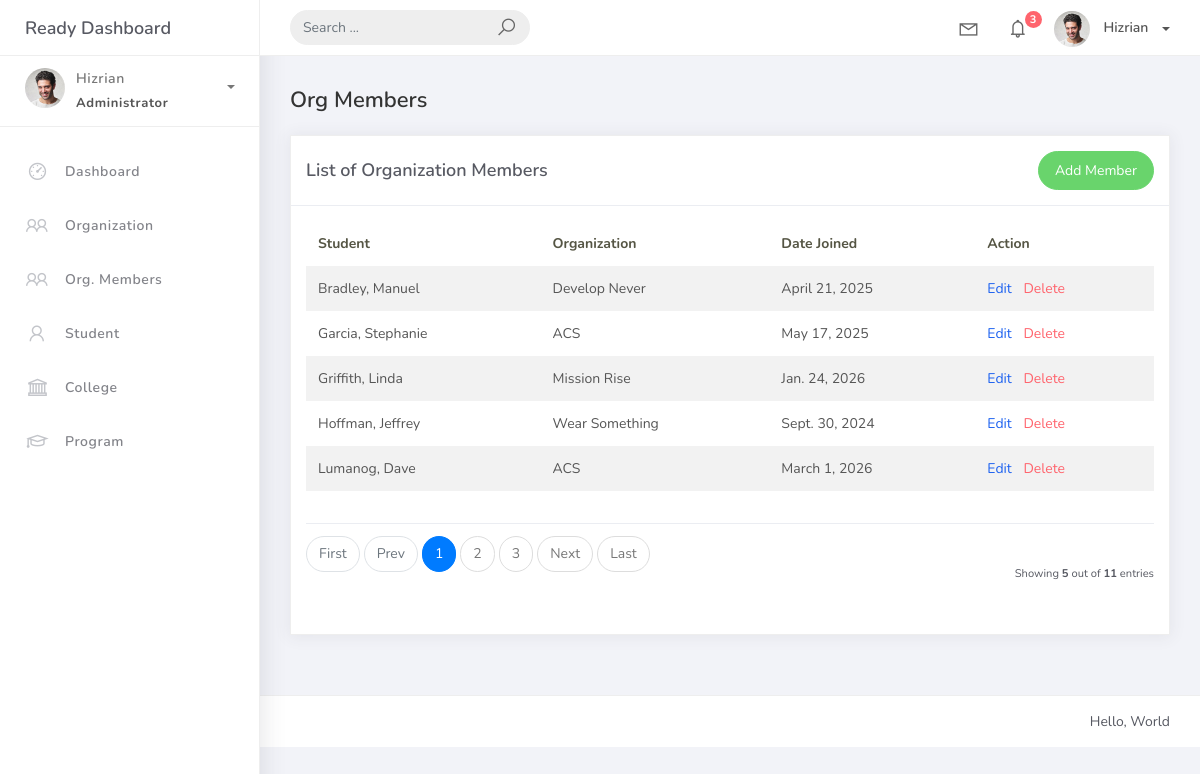
The app's page /orgmember_list, older data.
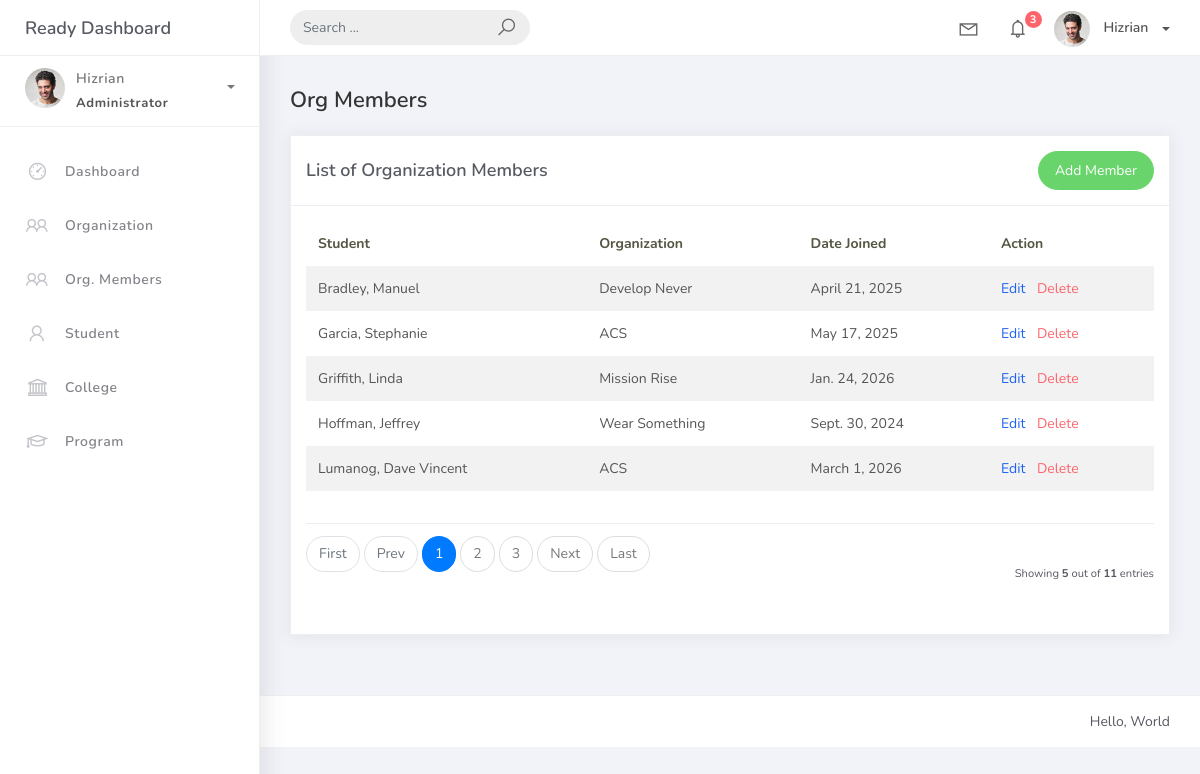
The same page, newer data.
### studentorg/models.py (models this page shows)
class BaseModel(models.Model):
    created_at = models.DateTimeField(auto_now_add=True, db_index=True)
    updated_at = models.DateTimeField(auto_now=True)
    class Meta:
        abstract = True

class OrgMember(BaseModel):
    student_ref = models.ForeignKey(Student, on_delete=models.CASCADE)
    organization_ref = models.ForeignKey(Organization, on_delete=models.CASCADE)
    date_joined = models.DateField()

class Student(BaseModel):
    student_id = models.CharField(max_length=15)
    lastname = models.CharField(max_length=25)
    firstname = models.CharField(max_length=25)
    middlename = models.CharField(max_length=25, blank=True, null=True)
    program_info = models.ForeignKey(Program, on_delete=models.CASCADE)
    def __str__(self):
        return f"{self.lastname}, {self.firstname}"

class Organization(BaseModel):
    name = models.CharField(max_length=250)
    college_info = models.ForeignKey(College, null=True, blank=True, on_delete=models.CASCADE)
    description = models.CharField(max_length=500)
    def __str__(self):
        return self.name

### studentorg/views.py (the view)
# urls.py: path('orgmember_list', views.OrgMemberList.as_view(), name='orgmember-list'),
class OrgMemberList(ListView):
    model = OrgMember
    context_object_name = 'object_list'
    template_name = 'orgmember_list.html'
    paginate_by = 5
    def get_ordering(self):
        allowed = ["student_ref__lastname", "date_joined"]
        sort_by = self.request.GET.get("sort_by")
        if sort_by in allowed:
            return sort_by
        return "student_ref__lastname"
    def get_queryset(self):
        qs = super().get_queryset()
        query = self.request.GET.get('q')
        if query:
            qs = qs.filter(
                Q(student_ref__firstname__icontains=query) |
                Q(student_ref__lastname__icontains=query) |
                Q(organization_ref__name__icontains=query)
            )
        return qs

### templates/orgmember_list.html
{% extends 'base.html' %}
{% load static %}
{% block content %}
<h4 class="page-title">Org Members</h4>
<div class="row">
    <div class="col-md-12">
        <div class="card">
            <div class="card-header d-flex justify-content-between align-items-center">
                <div class="card-title">List of Organization Members</div>
                <a href="{% url 'orgmember-add' %}" class="btn btn-success btn-rounded">Add Member</a>
            </div>
            <div class="card-body">
                <div class="table-responsive">
                    <table class="table table-striped">
                        <thead>
                            <tr>
                                <th>Student</th>
                                <th>Organization</th>
                                <th>Date Joined</th>
                                <th>Action</th>
                            </tr>
                        </thead>
                        <tbody>
                            {% for object in object_list %}
                            <tr>
                                <td>{{ object.student_ref }}</td>
                                <td>{{ object.organization_ref }}</td>
                                <td>{{ object.date_joined }}</td>
                                <td>
                                    <a href="{% url 'orgmember-update' object.id %}" class="text-primary mr-2">Edit</a>
                                    <a href="{% url 'orgmember-delete' object.id %}" class="text-danger">Delete</a>
                                </td>
                            </tr>
                            {% empty %}
                            <tr>
                                <td colspan="4" class="text-center">No member records found.</td>
                            </tr>
                            {% endfor %}
                        </tbody>
                    </table>
                </div>
                {% include 'includes/pagination.html' %}
            </div>
        </div>
    </div>
</div>
{% endblock %}

Row changes from the older to the newer data that the page shows:
changed through a linked row, OrgMember: student_ref "Lumanog, Dave" → "Lumanog, Dave Vincent"
